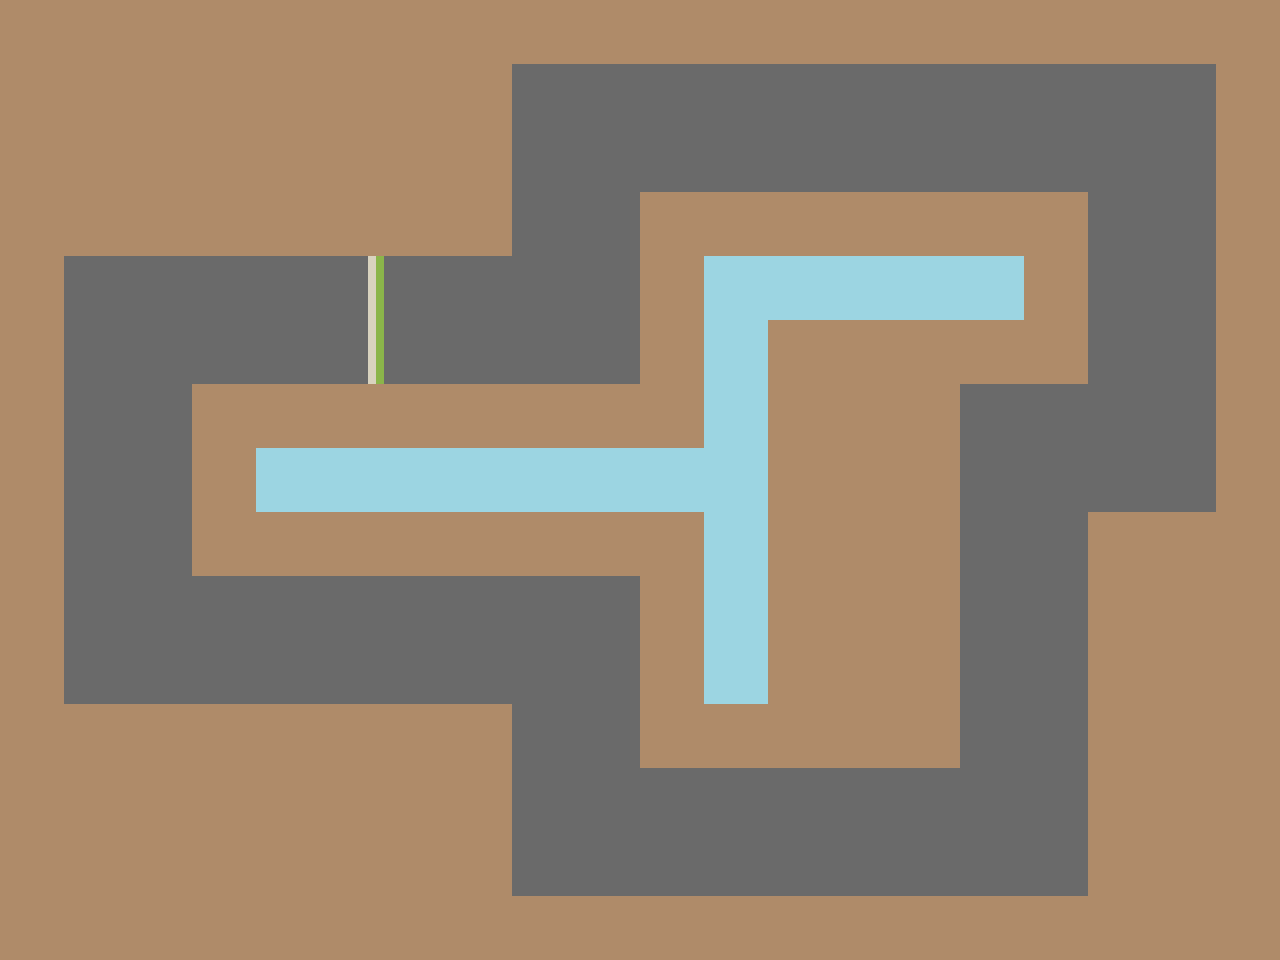

The image is a tile-based game level rendered from a .tmx file. Its description and source (layers, tilesets, objects; grid data summarised) follow:
An orthogonal 20x15 tile map with 64x64 px tiles, 4 tile layers (Environment, Slow, Walls, Arrival), 5 tilesets.

<map version="1.0" tiledversion="1.1.4" orientation="orthogonal" renderorder="right-down" width="20" height="15" tilewidth="64" tileheight="64" infinite="0" nextobjectid="1">
 <tileset firstgid="1" name="terrainTile3" tilewidth="64" tileheight="64" tilecount="1" columns="1">
  <image source="tiles/terrainTile3.png" width="64" height="64" />
 </tileset>
 <tileset firstgid="2" name="terrainTile2" tilewidth="64" tileheight="64" tilecount="1" columns="1">
  <image source="tiles/terrainTile2.png" width="64" height="64" />
 </tileset>
 <tileset firstgid="3" name="terrainTile4" tilewidth="64" tileheight="64" tilecount="1" columns="1">
  <image source="tiles/terrainTile4.png" width="64" height="64" />
 </tileset>
 <tileset firstgid="4" name="terrainTile6" tilewidth="64" tileheight="64" tilecount="1" columns="1">
  <image source="tiles/terrainTile6.png" width="64" height="64" />
 </tileset>
 <tileset firstgid="5" name="roadTile12" tilewidth="64" tileheight="64" tilecount="1" columns="0">
   <image width="64" height="64" source="tiles/roadTile12.png" />
 </tileset>
 <layer name="Environment" width="20" height="15">
  <data>[300 cells, 108 non-empty, 1 distinct tile ids]</data>
 </layer>
 <layer name="Slow" width="20" height="15" opacity="0.89">
  <data>[300 cells, 192 non-empty, 1 distinct tile ids]</data>
 </layer>
 <layer name="Walls" width="20" height="15">
  <data>[300 cells, 18 non-empty, 1 distinct tile ids]</data>
 </layer>
 <layer name="Arrival" width="20" height="15">
  <data>[300 cells, 2 non-empty, 1 distinct tile ids]</data>
 </layer>
</map>
